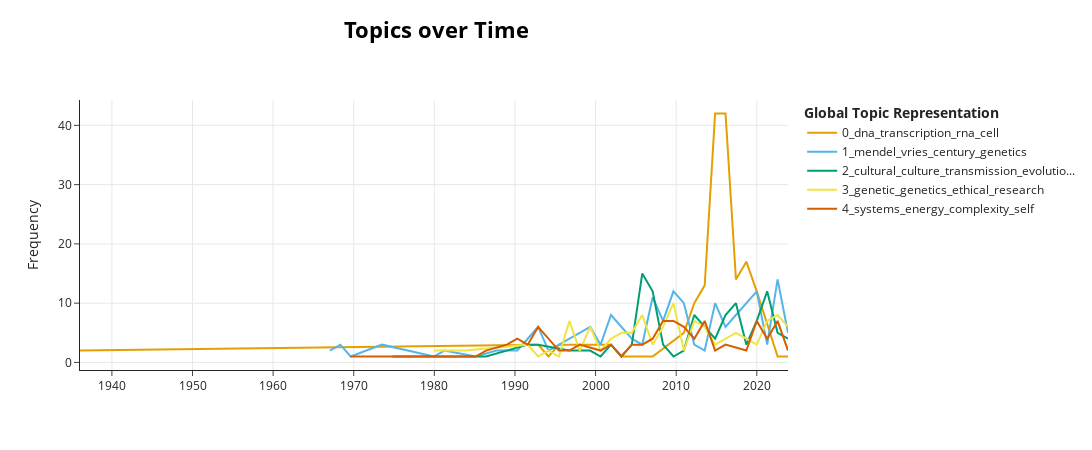

The notebook cell this image was saved under:
### Code cell
timestamps = df_cleaned.coverDate.to_list()
topics_over_time = topic_model.topics_over_time(docs, timestamps, nr_bins= 100)
topics_over_time


topic_model.visualize_topics_over_time(topics_over_time, top_n_topics=5)
topic_model.visualize_topics_over_time(topics_over_time, top_n_topics=5)

### Figure 1 — Plotly figure (JSON) as saved in the notebook; plotly's stock layout.template omitted (floating-point values rounded to 4 significant figures)
{"data": [{"hoverinfo": "text", "hovertext": ["<b>Topic 0</b><br>Words: cell, elementary, particles, division, mitogenetic", "<b>Topic 0</b><br>Words: repair, transcription, uv, dna, pyrimidine", "<b>Topic 0</b><br>Words: tgfβ, negative, inhibitory, growth, receptor", "<b>Topic 0</b><br>Words: subsystems, genome, constrained, genomic, turnover", "<b>Topic 0</b><br>Words: apc, protein, notch, transcription, deltex", "<b>Topic 0</b><br>Words: atm, ir, strand, kinase, dna", "<b>Topic 0</b><br>Words: synonymous, mutations, modification, pausing, nail", "<b>Topic 0</b><br>Words: svs, binding, enhancers, shadow, rna", "<b>Topic 0</b><br>Words: introns, snornas, dna, rnas, hipk2", "<b>Topic 0</b><br>Words: dna, chromatin, rna, histone, modifications", "<b>Topic 0</b><br>Words: dna, transcription, rna, binding, cell", "<b>Topic 0</b><br>Words: transcription, dna, histone, rna, chromatin", "<b>Topic 0</b><br>Words: cell, dna, blm, meiotic, rna", "<b>Topic 0</b><br>Words: transcription, dna, rna, cell, genome", "<b>Topic 0</b><br>Words: nucleosome, histone, chromatin, cell, cells", "<b>Topic 0</b><br>Words: dna, methyltransferases, methylcytosine, marks, regulatory", "<b>Topic 0</b><br>Words: replication, origins, chromatin, dna, prereplication"], "marker": {"color": "#E69F00"}, "mode": "lines", "name": "0_dna_transcription_rna_cell", "type": "scatter", "x": ["1936-01-16T13:26:24", "1992-11-15T00:00:00", "1994-03-01T18:14:24", "1995-06-16T12:28:48", "2001-11-30T07:40:48", "2003-03-17T01:55:12", "2007-01-30T08:38:24", "2010-12-15T15:21:36", "2012-03-31T09:36:00", "2013-07-16T03:50:24", "2014-10-30T22:04:48", "2016-02-14T16:19:12", "2017-05-31T10:33:36", "2018-09-15T04:48:00", "2019-12-30T23:02:24", "2022-07-31T11:31:12", "2023-11-15T05:45:36"], "y": [2, 3, 1, 3, 3, 1, 1, 5, 10, 13, 42, 42, 14, 17, 12, 1, 1]}, {"hoverinfo": "text", "hovertext": ["<b>Topic 1</b><br>Words: leeuwenhoek, observations, population, important, investigations", "<b>Topic 1</b><br>Words: vries, mendel, correns, papers, bailey", "<b>Topic 1</b><br>Words: brooks, students, marine, teacher, experimentalism", "<b>Topic 1</b><br>Words: hensen, sampling, goldschmidt, randomness, reproducibility", "<b>Topic 1</b><br>Words: mendel, units, did, blurred, paired", "<b>Topic 1</b><br>Words: sages, talmudic, embryology, month, jewish", "<b>Topic 1</b><br>Words: mendel, hieracium, pisum, work, neglect", "<b>Topic 1</b><br>Words: mendelian, program, chromosome, solving, tension", "<b>Topic 1</b><br>Words: protozoology, protozoa, cytology, unicellular, discipline", "<b>Topic 1</b><br>Words: empiricist, empiricism, pavlov, inheritance, acquired", "<b>Topic 1</b><br>Words: mendelians, biometricians, bateson, weimar, engineering", "<b>Topic 1</b><br>Words: molecular, 1993, biology, japan, kluwer", "<b>Topic 1</b><br>Words: 1995, polysemy, liposome, smear, perplexities", "<b>Topic 1</b><br>Words: mcclintock, transposition, pangenes, maize, work", "<b>Topic 1</b><br>Words: twins, galton, patent, elements, monozygotic", "<b>Topic 1</b><br>Words: darbishire, ciliates, mendelism, bateson, maupas", "<b>Topic 1</b><br>Words: haeckel, fisher, morphology, pearson, embryology", "<b>Topic 1</b><br>Words: mendel, breeding, brno, heredity, genetics", "<b>Topic 1</b><br>Words: haeckel, illustrations, pictures, contested, alternatives", "<b>Topic 1</b><br>Words: loeb, mendel, godlewski, resistance, century", "<b>Topic 1</b><br>Words: johannsen, laboratory, molecular, field, sciences", "<b>Topic 1</b><br>Words: avery, mendel, lucas, work, schleiden", "<b>Topic 1</b><br>Words: bonner, dictyostelium, ornithology, thienemann, civic", "<b>Topic 1</b><br>Words: genetics, heredity, mendel, population, wff", "<b>Topic 1</b><br>Words: redi, insects, generation, spontaneous, atomistic", "<b>Topic 1</b><br>Words: goldschmidt, dobzhansky, biology, new, chromosomal", "<b>Topic 1</b><br>Words: kluyver, fisher, leonard, manton, dichotomy", "<b>Topic 1</b><br>Words: protoplasm, embryology, theory, 1960s, genetics", "<b>Topic 1</b><br>Words: haeckel, century, galton, miescher, mendel", "<b>Topic 1</b><br>Words: bonnevie, biometrician, fingerprints, mendelian, mendel", "<b>Topic 1</b><br>Words: bernard, heredity, century, wool, biology", "<b>Topic 1</b><br>Words: tower, mcclintock, monod, jacob, lewontin"], "marker": {"color": "#56B4E9"}, "mode": "lines", "name": "1_mendel_vries_century_genetics", "type": "scatter", "x": ["1967-01-15T19:12:00", "1968-05-01T13:26:24", "1969-08-16T07:40:48", "1973-07-01T14:24:00", "1979-12-16T09:36:00", "1981-04-01T03:50:24", "1985-02-14T10:33:36", "1987-09-15T23:02:24", "1988-12-30T17:16:48", "1990-04-16T11:31:12", "1991-08-01T05:45:36", "1992-11-15T00:00:00", "1994-03-01T18:14:24", "1998-01-15T00:57:36", "1999-05-01T19:12:00", "2000-08-15T13:26:24", "2001-11-30T07:40:48", "2004-06-30T20:09:36", "2005-10-15T14:24:00", "2007-01-30T08:38:24", "2008-05-16T02:52:48", "2009-08-30T21:07:12", "2010-12-15T15:21:36", "2012-03-31T09:36:00", "2013-07-16T03:50:24", "2014-10-30T22:04:48", "2016-02-14T16:19:12", "2017-05-31T10:33:36", "2019-12-30T23:02:24", "2021-04-15T17:16:48", "2022-07-31T11:31:12", "2023-11-15T05:45:36"], "y": [2, 3, 1, 3, 1, 2, 1, 2, 2, 2, 4, 6, 2, 5, 6, 3, 8, 4, 3, 11, 7, 12, 10, 3, 2, 10, 6, 8, 12, 3, 14, 5]}, {"hoverinfo": "text", "hovertext": ["<b>Topic 2</b><br>Words: men, bronze, tools, cultural, iron", "<b>Topic 2</b><br>Words: culture, wilson, lumsden, chaired, maddox", "<b>Topic 2</b><br>Words: culture, cultural, elaborating, biological, covered", "<b>Topic 2</b><br>Words: culture, cultural, human, hypotheses, costly", "<b>Topic 2</b><br>Words: culture, cultural, shortcoming, egalitarian, human", "<b>Topic 2</b><br>Words: transmission, genji, cultural, culture, traits", "<b>Topic 2</b><br>Words: cultural, history, social, sociocultural, theory", "<b>Topic 2</b><br>Words: cultural, literal, extension, culture, clone", "<b>Topic 2</b><br>Words: cultural, modular, recur, endlessly, multimodular", "<b>Topic 2</b><br>Words: cultural, blackmore, meme, imitation, dawkins", "<b>Topic 2</b><br>Words: polymers, idea, worldviews, cultural, worldview", "<b>Topic 2</b><br>Words: cultural, culture, learning, imitative, learner", "<b>Topic 2</b><br>Words: cultural, culture, 2006, cambridge, university", "<b>Topic 2</b><br>Words: cultural, culture, evolution, representations, darwinian", "<b>Topic 2</b><br>Words: cultural, imitating, memetics, evolution, culture", "<b>Topic 2</b><br>Words: cultural, social, psychology, conformity, biases", "<b>Topic 2</b><br>Words: cultural, attractors, sperber, cumulative, traits3", "<b>Topic 2</b><br>Words: cultural, culture, information, dual, transmission", "<b>Topic 2</b><br>Words: cultural, transmission, culture, evolution, disciplines", "<b>Topic 2</b><br>Words: cultural, transmission, culture, preservative, cumulative", "<b>Topic 2</b><br>Words: cultural, culture, attraction, learning, transmission", "<b>Topic 2</b><br>Words: cultural, culture, transmission, lorenz, cumulative", "<b>Topic 2</b><br>Words: teaching, cultural, learning, transmission, assessor", "<b>Topic 2</b><br>Words: cultural, culture, fidelity, cumulative, transmission", "<b>Topic 2</b><br>Words: cultural, culture, transmission, fidelity, cumulative", "<b>Topic 2</b><br>Words: cultural, culture, imitation, informational, reliability", "<b>Topic 2</b><br>Words: cultural, phylogenies, culture, reinforcement, evolution"], "marker": {"color": "#009E73"}, "mode": "lines", "name": "2_cultural_culture_transmission_evolutio...", "type": "scatter", "x": ["1974-10-16T08:38:24", "1983-10-31T16:19:12", "1986-06-01T04:48:00", "1991-08-01T05:45:36", "1992-11-15T00:00:00", "1996-09-30T06:43:12", "1998-01-15T00:57:36", "1999-05-01T19:12:00", "2000-08-15T13:26:24", "2001-11-30T07:40:48", "2003-03-17T01:55:12", "2004-06-30T20:09:36", "2005-10-15T14:24:00", "2007-01-30T08:38:24", "2008-05-16T02:52:48", "2009-08-30T21:07:12", "2010-12-15T15:21:36", "2012-03-31T09:36:00", "2013-07-16T03:50:24", "2014-10-30T22:04:48", "2016-02-14T16:19:12", "2017-05-31T10:33:36", "2018-09-15T04:48:00", "2019-12-30T23:02:24", "2021-04-15T17:16:48", "2022-07-31T11:31:12", "2023-11-15T05:45:36"], "y": [1, 1, 1, 3, 3, 2, 2, 2, 1, 3, 1, 3, 15, 12, 3, 1, 2, 8, 6, 4, 8, 10, 3, 7, 12, 5, 4]}, {"hoverinfo": "text", "hovertext": ["<b>Topic 3</b><br>Words: genetics, reductionism, excessive, holism, 1981", "<b>Topic 3</b><br>Words: entrapment, guidelines, police, chorea, paramedical", "<b>Topic 3</b><br>Words: project, hgp, issues, section, consent", "<b>Topic 3</b><br>Words: rawls, eugenics, eugenic, principles, liberties", "<b>Topic 3</b><br>Words: project, genome, transforming, human, story", "<b>Topic 3</b><br>Words: insurers, testing, proposer, emptive, insurer", "<b>Topic 3</b><br>Words: hgp, eugenic, project, insurance, ceph", "<b>Topic 3</b><br>Words: bioethics, disability, medical, era, oppression", "<b>Topic 3</b><br>Words: disability, genetics, genetic, personal, ethical", "<b>Topic 3</b><br>Words: providers, consumer, team, clinical, consumers", "<b>Topic 3</b><br>Words: nursing, genetic, health, human, nurses", "<b>Topic 3</b><br>Words: diets, genetics, geneticists, bioethicists, computer", "<b>Topic 3</b><br>Words: consent, genetic, bioethicists, therapeutic, medical", "<b>Topic 3</b><br>Words: pharmacogenetics, genetic, consent, ethics, ethical", "<b>Topic 3</b><br>Words: gonadex, ethnic, leo, stigmatization, information", "<b>Topic 3</b><br>Words: research, genetics, genetic, ethical, researchers", "<b>Topic 3</b><br>Words: research, consent, genetics, genetic, family", "<b>Topic 3</b><br>Words: consent, ethical, enhancement, global, hype", "<b>Topic 3</b><br>Words: prüm, health, dohad, parenthood, gestation", "<b>Topic 3</b><br>Words: bioethics, health, gene, communitarian, public", "<b>Topic 3</b><br>Words: project, hgap, sequencing, archival, wes", "<b>Topic 3</b><br>Words: forensic, recontact, ests, duty, 23andme", "<b>Topic 3</b><br>Words: donor, cytogeneticists, conceived, human, sequencing", "<b>Topic 3</b><br>Words: bgi, donor, experiences, interpretations, blood", "<b>Topic 3</b><br>Words: genomics, results, return, disability, research", "<b>Topic 3</b><br>Words: maid, patient, medical, deaf, genetic", "<b>Topic 3</b><br>Words: pgss, idealisations, exceptionalism, epigenetics, genomics"], "marker": {"color": "#F0E442"}, "mode": "lines", "name": "3_genetic_genetics_ethical_research", "type": "scatter", "x": ["1979-12-16T09:36:00", "1983-10-31T16:19:12", "1991-08-01T05:45:36", "1992-11-15T00:00:00", "1994-03-01T18:14:24", "1995-06-16T12:28:48", "1996-09-30T06:43:12", "1998-01-15T00:57:36", "1999-05-01T19:12:00", "2000-08-15T13:26:24", "2001-11-30T07:40:48", "2003-03-17T01:55:12", "2004-06-30T20:09:36", "2005-10-15T14:24:00", "2007-01-30T08:38:24", "2008-05-16T02:52:48", "2009-08-30T21:07:12", "2010-12-15T15:21:36", "2012-03-31T09:36:00", "2013-07-16T03:50:24", "2014-10-30T22:04:48", "2017-05-31T10:33:36", "2018-09-15T04:48:00", "2019-12-30T23:02:24", "2021-04-15T17:16:48", "2022-07-31T11:31:12", "2023-11-15T05:45:36"], "y": [2, 2, 3, 1, 2, 1, 7, 2, 6, 2, 4, 5, 5, 8, 3, 6, 10, 2, 7, 6, 3, 5, 4, 3, 7, 8, 6]}, {"hoverinfo": "text", "hovertext": ["<b>Topic 4</b><br>Words: energetic, organism, increase, efficiency, economy", "<b>Topic 4</b><br>Words: miles, hour, gradual, justly, walk", "<b>Topic 4</b><br>Words: thermodynamic, systems, reproducing, combine, thermodynamics", "<b>Topic 4</b><br>Words: economy, optimality, economization, phylogenetic, economical", "<b>Topic 4</b><br>Words: brooks, information, abused, occur, theory", "<b>Topic 4</b><br>Words: atlan, organizing, potential, self, conceived", "<b>Topic 4</b><br>Words: systems, energy, biological, ecological, genealogical", "<b>Topic 4</b><br>Words: railroads, railroad, perfected, empirical, systems", "<b>Topic 4</b><br>Words: energy, dissipation, maximum, thermodynamic, action", "<b>Topic 4</b><br>Words: production, energy, complexity, physical, entropy", "<b>Topic 4</b><br>Words: detection, chaos, dynamics, thermodynamics, revolution", "<b>Topic 4</b><br>Words: mst, organizing, self, systems, complementary", "<b>Topic 4</b><br>Words: maximum, optimizing, uniformity, thermodynamic, consumption", "<b>Topic 4</b><br>Words: programming, complexity, biochemical, simulations, computer", "<b>Topic 4</b><br>Words: organization, self, operators, incompleteness, cognitive", "<b>Topic 4</b><br>Words: computation, neurotransmitters, hormones, cognitive, intentional", "<b>Topic 4</b><br>Words: economics, neoclassical, methodology, universities, stiglitz", "<b>Topic 4</b><br>Words: igus, protein, algorithms, folding, neurally", "<b>Topic 4</b><br>Words: systems, aggregativity, complex, purpose, design", "<b>Topic 4</b><br>Words: self, organization, evolution, systems, organizing", "<b>Topic 4</b><br>Words: simulation, emergence, algorithmic, simondon, technical", "<b>Topic 4</b><br>Words: universe, energy, complexity, quantum, ns", "<b>Topic 4</b><br>Words: cloning, emergent, complexity, emergence, phenomenon", "<b>Topic 4</b><br>Words: physical, reductive, constraint, evolution, technological", "<b>Topic 4</b><br>Words: simulations, processes, physics, organism, experiments", "<b>Topic 4</b><br>Words: complexity, ld, highest, time, needed", "<b>Topic 4</b><br>Words: regulation, constitutive, regime, self, organism", "<b>Topic 4</b><br>Words: barrier, cooperation, organization, overcome, managed", "<b>Topic 4</b><br>Words: quantum, sadra, mulla, motion, particles", "<b>Topic 4</b><br>Words: realization, transmission, multiple, physics, principle", "<b>Topic 4</b><br>Words: gravitational, directed, goal, energy, trends", "<b>Topic 4</b><br>Words: physics, energy, systems, thermodynamic, matter"], "marker": {"color": "#D55E00"}, "mode": "lines", "name": "4_systems_energy_complexity_self", "type": "scatter", "x": ["1969-08-16T07:40:48", "1970-12-01T01:55:12", "1976-01-31T02:52:48", "1977-05-16T21:07:12", "1985-02-14T10:33:36", "1986-06-01T04:48:00", "1988-12-30T17:16:48", "1990-04-16T11:31:12", "1991-08-01T05:45:36", "1992-11-15T00:00:00", "1994-03-01T18:14:24", "1995-06-16T12:28:48", "1996-09-30T06:43:12", "1998-01-15T00:57:36", "2000-08-15T13:26:24", "2001-11-30T07:40:48", "2003-03-17T01:55:12", "2004-06-30T20:09:36", "2005-10-15T14:24:00", "2007-01-30T08:38:24", "2008-05-16T02:52:48", "2009-08-30T21:07:12", "2010-12-15T15:21:36", "2012-03-31T09:36:00", "2013-07-16T03:50:24", "2014-10-30T22:04:48", "2016-02-14T16:19:12", "2018-09-15T04:48:00", "2019-12-30T23:02:24", "2021-04-15T17:16:48", "2022-07-31T11:31:12", "2023-11-15T05:45:36"], "y": [1, 1, 1, 1, 1, 2, 3, 4, 3, 6, 4, 2, 2, 3, 2, 3, 1, 3, 3, 4, 7, 7, 6, 4, 7, 2, 3, 2, 7, 4, 7, 2]}], "layout": {"height": 450, "hoverlabel": {"bgcolor": "white", "font": {"family": "Rockwell", "size": 16}}, "legend": {"title": {"text": "<b>Global Topic Representation"}}, "title": {"font": {"color": "Black", "size": 22}, "text": "<b>Topics over Time</b>", "x": 0.4, "xanchor": "center", "y": 0.95, "yanchor": "top"}, "width": 1250, "xaxis": {"showgrid": true}, "yaxis": {"showgrid": true, "title": {"text": "Frequency"}}}}
